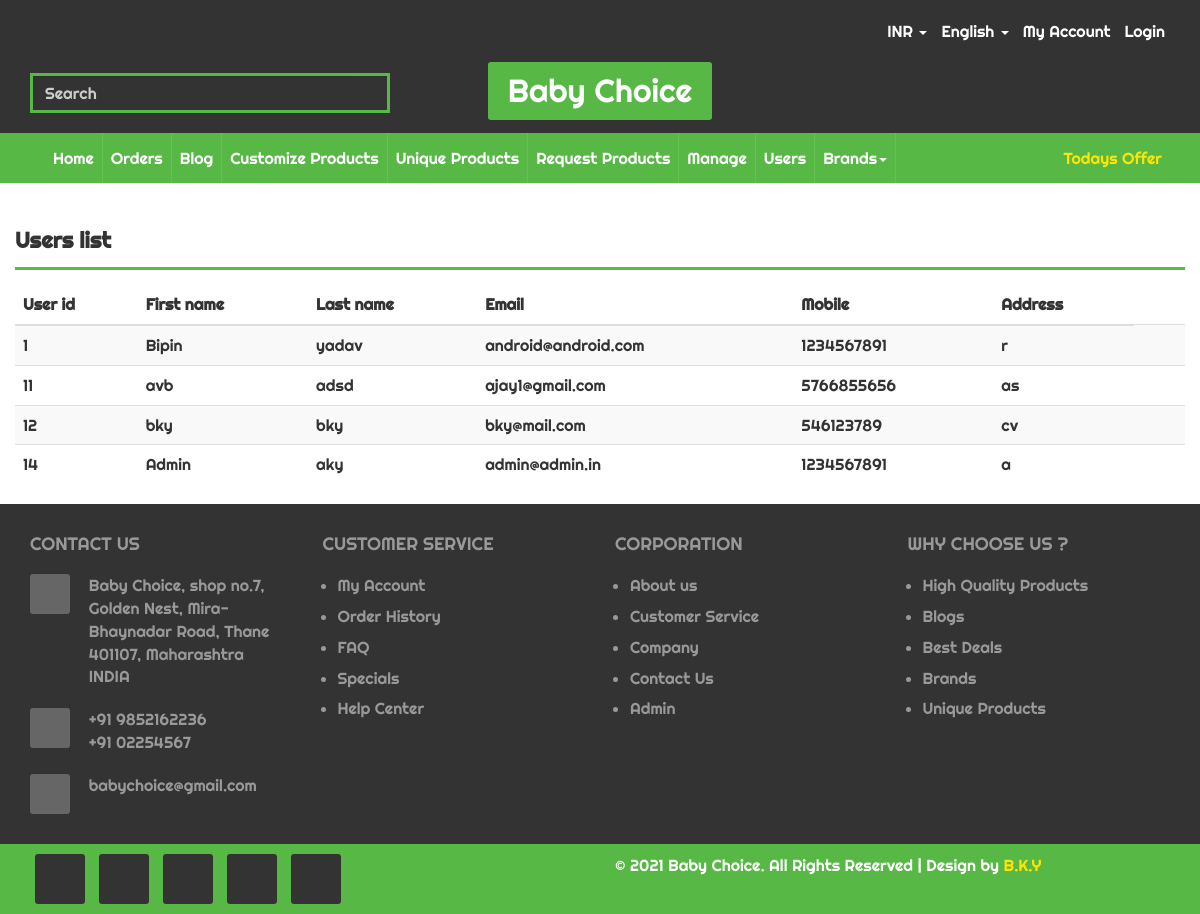
The page /admin_users.php on the database its author committed.
### tables this page shows
CREATE TABLE `user` (
  `user_id` int(11) NOT NULL,
  `fname` varchar(20) NOT NULL,
  `lname` varchar(20) NOT NULL,
  `email` varchar(50) NOT NULL,
  `mobile` varchar(10) NOT NULL,
  `password` varchar(100) NOT NULL,
  `address` text NOT NULL,
  `timestamp` datetime NOT NULL DEFAULT current_timestamp()
);

### admin_users.php (the view, shortened to what this page needs)
<?php
include 'db_connection.php';
include 'header_admin.php'
?>
<!DOCTYPE html>
<html lang="en">
<head>
    <link href="css/bootstrap.min.css" rel="stylesheet">
    <link href="css/global.css" rel="stylesheet">
    <link href="css/index.css" rel="stylesheet">
    <link rel="stylesheet" type="text/css" href="css/font-awesome.min.css" />
    <link rel="stylesheet" href="path/to/font-awesome/css/font-awesome.min.css">
</head>
<body>
    <section id="center" class="center_register">
        <div class="container">
            <div class="row">
                <div class="register_1 clearfix">
                    <div class="register_1l clearfix">
                        <div class="register_1li clearfix">
                            <div class="center_3r1 clearfix">
                                <div class="row">
                                    <div class="col-sm-9">
                                        <h4>Users list</h4>
                                    </div>
                                </div>
                            </div>
                            <div class="table-responsive">
                                <table class="table table-striped table-sm">
                                    <thead>
                                        <tr>
                                            <th>User id</th>
                                            <th>First name</th>
                                            <th>Last name</th>
                                            <th>Email</th>
                                            <th>Mobile</th>
                                            <th>Address</th>
                                        </tr>
                                    </thead>
                                    <tbody>
                                    <?php
                                        $sql = "SELECT * FROM `user`";
                                        $result = mysqli_query($conn,$sql);
                                        while($row = mysqli_fetch_assoc($result)){
                                            $userid = $row['user_id'];
                                            $fname = $row['fname'];
                                            $lanme = $row['lname'];
                                            $email = $row['email'];
                                            $mobile = $row['mobile'];
                                            $address = $row['address'];
                                            echo ' <tr>
                                            <td>'.$userid.'</td>
                                            <td>'.$fname.'</td>
                                            <td>'.$lanme.'</td>
                                            <td>'.$email.'</td>
                                            <td>'.$mobile.'</td>
                                            <td>'.$address.'</td>
                                            <td><a href="#"
                                                    class="fa fa-info-circle" style="float: right;"></a></td>
                                        </tr>';
                                        }
                                    ?>
                                    </tbody>
                                </table>
                            </div>
                        </div>
                    </div>
    </section>
    <?php
include 'footer.php'
?>
</body>
</html>

### header_admin.php (shortened to what this page needs)
<section id="top">
    <div class="top_m clearfix">
        <div class="container">
            <div class="row">
                <div class="top_1 clearfix">
                    <div class="col-sm-5">
                    </div>
                    <div class="col-sm-7">
                        <div class="top_1r clearfix">
                            <ul class="navbar-right mgt">
                                <li class="dropdown">
                                    <a href="#" class="dropdown-toggle m_tag" data-toggle="dropdown">INR <b
                                            class="caret"></b></a>
                                </li>
                                <li class="dropdown">
                                    <a href="#" class="dropdown-toggle m_tag" data-toggle="dropdown">English <b
                                            class="caret"></b></a>
                                </li>
                                <li><a class="m_tag" href="#">My Account</a></li>
                                <?php
				   	if(isset($_SESSION['loggedin']) && $_SESSION['loggedin'] == true){
						   echo '<li><a class="m_tag" href="logout.php">Logout</a></li>';
					   }
					else{
						echo '<li><a class="m_tag" href="admin_login.php">Login</a></li>';
					}
				  ?>
                            </ul>
                        </div>
                    </div>
                </div>
                <div class="top_2 clearfix">
                    <div class="col-sm-4">
                        <div class="top_2l clearfix">
                            <div class="input-group">
                                <input type="text" class="form-control" placeholder="Search">
                                <span class="input-group-btn">
                                    <button class="btn btn-primary" type="button">
                                        <i class="fa fa-search"></i></button>
                                </span>
                            </div>
                        </div>
                    </div>
                    <div class="col-sm-4">
                        <div class="top_2m text-center clearfix">
                            <h3 class="mgt"><a href="admin_home.php">Baby Choice</a></h3>
                        </div>
                    </div>
                    </div>
                </div>
            </div>
        </div>
</section>
<section id="header" class="clearfix">
    <nav class="navbar nav_t">
        <div class="container">
            <div class="collapse navbar-collapse" id="bs-example-navbar-collapse-1">
                <ul class="nav navbar-nav">
                    <li><a class="tag_m" href="admin_home.php">Home</a></li>
                    <li><a class="tag_m" href="orders.php">Orders</a></li>
                    <li><a class="tag_m" href="admin_blogs.php">Blog</a></li>
                    <li><a class="tag_m" href="admin_customize_products.php">Customize Products</a></li>
                    <li><a class="tag_m" href="admin_unique_products.php">Unique Products</a></li>
                    <li><a class="tag_m" href="admin_request_products.php">Request Products</a></li>
                    <li><a class="tag_m" href="manage_products.php">Manage</a></li>
                    <li><a class="tag_m" href="admin_users.php">Users</a></li>
                    <li class="dropdown dropdown-large">
                        <a href="#" class="dropdown-toggle tag_m" data-toggle="dropdown">Brands<b class="caret"></b></a>
                    </li>
                </ul>
                <ul class="nav navbar-nav navbar-right">
                    <li><a class="tag_m1" href="#">Todays Offer</a></li>
                </ul>
            </div>
        </div>
    </nav>
</section>

### footer.php
<section id="footer">
 <div class="container">
  <div class="row">
   <div class="footer_1 clearfix">
    <div class="col-sm-3">
	 <div class="footer_1i clearfix">
	  <h5 class="mgt col_2">CONTACT US</h5><br>
	  <div class="footer_1ii mgt clearfix">
	   <div class="col-sm-2 space_left">
	   <span class="col"><a href="contact.php" style="color: white;"><i class="fa fa-map-marker"></i></a></span>
	   </div>
	   <div class="col-sm-10">
	    <p class="mgt"><a class="col_2" href="contact.php">Baby Choice, shop no.7, Golden Nest, Mira-Bhaynadar Road, Thane 401107, Maharashtra INDIA</a></p>
	   </div>
	  </div>
	  <div class="footer_1ii clearfix">
	   <div class="col-sm-2 space_left">
	    <span class="col"><a href="tel:+91 9852162236" style="color: white;"><i class="fa fa-phone"></i></a></span>
	   </div>
	   <div class="col-sm-10">
	   <p class="mgt"><a class="col_2" href="tel:+91 9852162236">+91 9852162236</a></p>
	   <p class="mgt"><a class="col_2" href="tel:+91 02254567">+91 02254567</a></p>
	   </div>
	  </div>
	  <div class="footer_1ii clearfix">
	   <div class="col-sm-2 space_left">
	    <span class="col"><a href="mailto:babychoice@gmail.com" style="color: white;"><i class="fa fa-envelope"></i></a></span>
	   </div>
	   <div class="col-sm-10">
	    <p class="mgt"><a class="col_2" href="mailto:babychoice@gmail.com">babychoice@gmail.com</a></p>
	   </div>
	  </div>
	 </div>
	</div>
	<div class="col-sm-3">
	 <div class="footer_1i clearfix">
	  <h5 class="mgt col_2">CUSTOMER SERVICE</h5><br>
	  <ul class="mgt">
	   <li><a class="col_2" href="my_account.php">My Account</a></li>
	   <li><a class="col_2" href="#">Order History</a></li>
	   <li><a class="col_2" href="#">FAQ</a></li>
	   <li><a class="col_2" href="unique_products.php">Specials</a></li>
	   <li><a class="col_2" href="contact.php">Help Center</a></li>
	  </ul>
	 </div>
	</div>
	<div class="col-sm-3">
	 <div class="footer_1i clearfix">
	  <h5 class="mgt col_2">CORPORATION</h5><br>
	  <ul class="mgt">
	   <li><a class="col_2" href="#">About us</a></li>
	   <li><a class="col_2" href="contact.php">Customer Service</a></li>
	   <li><a class="col_2" href="#">Company</a></li>
	   <li><a class="col_2" href="contact.php">Contact Us</a></li>
	   <li><a class="col_2" href="admin_login.php">Admin</a></li>
	  </ul>
	 </div>
	</div>
	<div class="col-sm-3">
	 <div class="footer_1i clearfix">
	  <h5 class="mgt col_2">WHY CHOOSE US ?</h5><br>
	  <ul class="mgt">
	   <li><a class="col_2" href="#">High Quality Products</a></li>
	   <li><a class="col_2" href="blog.php">Blogs</a></li>
	   <li><a class="col_2" href="product.php">Best Deals</a></li>
	   <li><a class="col_2" href="#">Brands</a></li>
	   <li><a class="col_2" href="unique_products.php">Unique Products</a></li>
	  </ul>
	 </div>
	</div>
   </div>
  </div>
 </div>
</section>
<section id="footer_bottom">
 <div class="container">
  <div class="row">
   <div class="footer_bottom_1 clearfix">
    <div class="col-sm-6">
	 <div class="footer_bottom_1l clearfix">
	  <ul class="social-network social-circle mgt">
                        <li><a href="https://www.instagram.com/amazing_every_day/" class="icoRss instagram" title="Instagram"><i class="fa fa-instagram"></i></a></li>
                        <li><a href="https://www.facebook.com/rbktechconfess" class="icoFacebook" title="Facebook"><i class="fa fa-facebook"></i></a></li>
                        <li><a href="https://twitter.com/Bipinya03772340" class="icoTwitter" title="Twitter"><i class="fa fa-twitter"></i></a></li>
                        <li><a href="https://www.youtube.com/channel/UCzKmrcAS4-wZuGQumI1tsZg/videos" class="icoGoogle" title="YouTube"><i class="fa fa-youtube"></i></a></li>
                        <li><a href="https://www.linkedin.com/in/bipin-yadav-4586191a4/" class="icoLinkedin" title="Linkedin"><i class="fa fa-linkedin"></i></a></li>
                    </ul>
	 </div>
	</div>
	<div class="col-sm-6">
	 <div class="footer_bottom_1r clearfix">
	   <p class="mgt col">© 2021 Baby Choice. All Rights Reserved | Design by <a class="col" href="https://www.youtube.com/channel/UCzKmrcAS4-wZuGQumI1tsZg">B.K.Y</a></p>
	 </div>
	</div>
   </div>
  </div>
 </div>
</section>
</body>
</html>

### css/global.css (style rules this page uses)
body { font-family: 'Righteous', cursive; }
h1,h2,h3,h4,h5,h6 { padding:0; margin:0; }
a { color:#333; }
ul { padding:0; margin:0; list-style:none; margin-top:15px; }
li { font-size:16px; }
p { padding:0; margin:0; font-size:16px; margin-top:15px; }
h3 { font-size:32px; margin-top:15px; font-weight:bold; }
h4 { font-size:22px; margin-top:15px; font-weight:bold; }
h5 { font-size:18px; margin-top:15px; }
.space_left { padding-left:0; }
.mgt { margin-top:0!important; }
.navbar { min-height:auto; margin-bottom:0; border:none; border-radius:0; }
.col { color:#fff; }
.col_2 { color:#999; }
.top_1r ul li { display:inline-block; margin-left:10px; margin-right:10px; }
.top_m { background:#333; padding-top:20px; padding-bottom:20px; }
.top_1r .m_tag { color:#fff; font-size:16px; }
.top_2 { margin-top:30px; }
.top_2l .form-control { border:none; background:none; font-size:16px; }
.top_2l ::placeholder { color: #ccc; opacity: 1; }
.top_2l .input-group { border:3px solid #57b846; }
.top_2l .btn { border:none; background:none; color: #57b846; font-weight:bold; }
.top_2m h3 a { background:#57b846; padding:8px 20px 10px 20px; border-radius:3px; color:#fff; font-weight:normal; }
#header .navbar { background:#57b846; }
.tag_m { color:#fff; border-right:1px solid #5fc54d; }
.tag_m1 { color:#ffe500; }
.dropdown-large { position: static !important; }
#footer { background:#333; padding-top:30px; padding-bottom:30px; }
.footer_1ii span i { background:#666; width:40px; height:40px; line-height:40px; text-align:center; border-radius:3px; font-size:18px; }
.footer_1ii { margin-top:20px; }
.footer_1i ul { list-style:disc; }
.footer_1i ul li { margin-bottom:8px; color:#999; margin-left:15px; }
ul.social-network { list-style: none; display: inline; margin-left:0 !important; padding: 0; }
ul.social-network li { display: inline; margin: 0 5px; }
.social-circle li a { display:inline-block; position:relative; margin:0 auto 0 auto; -moz-border-radius:50%; -webkit-border-radius:50%; border-radius:3px; text-align:center; width: 50px; height: 50px; font-size:20px; }
.social-circle li i { margin:0; line-height:50px; text-align: center; }
.social-circle i { color: #fff; -webkit-transition: all 0.8s; -moz-transition: all 0.8s; -o-transition: all 0.8s; -ms-transition: all 0.8s; transition: all 0.8s; }
.footer_bottom_1l ul li a { background-color: #333; }
#footer_bottom { background: #57b846; padding-top:10px; padding-bottom:10px; }
.footer_bottom_1r p a { color: #ffe500; }
@media (min-width:992px) and (max-width:1200px) { .top_1r ul li { margin-left:5px; margin-right:5px; } }
@media (min-width:992px) and (max-width:1200px) { .tag_m { padding-left:8px!important; padding-right:8px!important; } }
@media (min-width:992px) and (max-width:1200px) { .tag_m1 { padding-left:8px!important; padding-right:8px!important; } }

### css/index.css (style rules this page uses)
.center_3r1 { border-bottom:3px solid #57b846; padding-bottom:15px; margin-bottom:15px; }
.center_3r1 { margin-top:30px; }

### rows shown on the page
user: user_id "1", fname "Bipin", lname "yadav", email "android@android.com", mobile "1234567891", address "r"
user: user_id "11", fname "avb", lname "adsd", email "ajay1@gmail.com", mobile "5766855656", address "as"
user: user_id "12", fname "bky", lname "bky", email "bky@mail.com", mobile "546123789", address "cv"
user: user_id "14", fname "Admin", lname "aky", email "admin@admin.in", mobile "1234567891", address "a"
